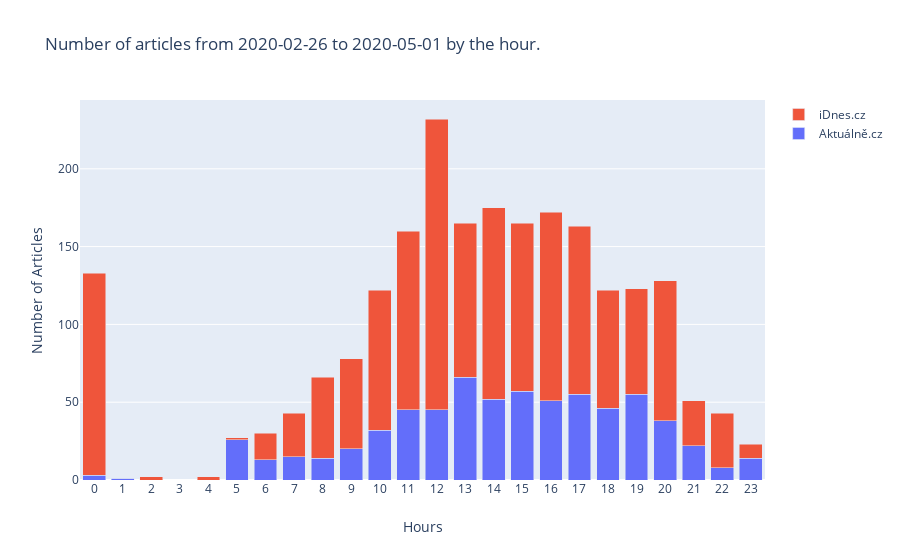

Notebook cell for this chart:
### Code cell
#Time figure
hour_list = list(hours_count.index.unique(level=0))

fig2 = go.Figure(data=[
    go.Bar(name='Aktuálně.cz', x=hour_list, y=hours_count.xs("aktualne", level=1)),
    go.Bar(name='iDnes.cz', x=hour_list, y=hours_count.xs("idnes", level=1))
])

# Change the bar mode
title_text = "Number of articles from %s to %s by the hour." % (date_range[0], date_range[1])
fig2.update_layout(barmode='stack', xaxis=dict(
        title='Hours',
        tickmode='linear'), yaxis=dict(title='Number of Articles'), title_text=title_text)
fig2.show()

### Figure 1 — Plotly figure (JSON) as saved in the notebook; plotly's stock layout.template omitted (floating-point values rounded to 4 significant figures)
{"data": [{"name": "Aktuálně.cz", "type": "bar", "x": [0, 1, 2, 4, 5, 6, 7, 8, 9, 10, 11, 12, 13, 14, 15, 16, 17, 18, 19, 20, 21, 22, 23], "y": [3, 1, 0, 0, 26, 13, 15, 14, 20, 32, 45, 45, 66, 52, 57, 51, 55, 46, 55, 38, 22, 8, 14]}, {"name": "iDnes.cz", "type": "bar", "x": [0, 1, 2, 4, 5, 6, 7, 8, 9, 10, 11, 12, 13, 14, 15, 16, 17, 18, 19, 20, 21, 22, 23], "y": [130, 0, 2, 2, 1, 17, 28, 52, 58, 90, 115, 187, 99, 123, 108, 121, 108, 76, 68, 90, 29, 35, 9]}], "layout": {"barmode": "stack", "title": {"text": "Number of articles from 2020-02-26 to 2020-05-01 by the hour."}, "xaxis": {"tickmode": "linear", "title": {"text": "Hours"}}, "yaxis": {"title": {"text": "Number of Articles"}}}}
